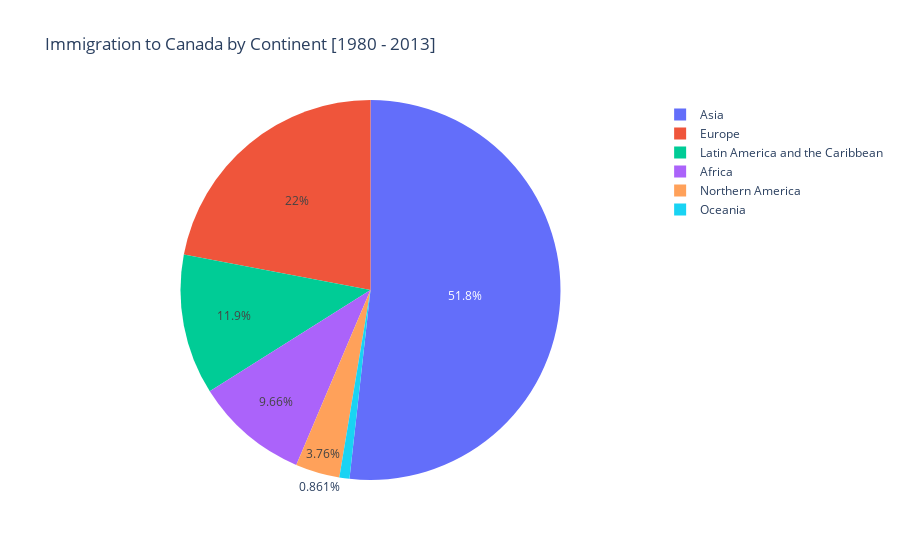

The notebook cell saved with this chart:
### Markdown cell above
# using plotly and cufflinks

### Code cell
import plotly.express as px
import numpy
 
# Random Data
random_x = df_continents['Total']
names = df_continents.index.to_list()
 
fig = px.pie(values=random_x, names=names,title="Immigration to Canada by Continent [1980 - 2013]")
fig.show()

### Figure 1 — Plotly figure (JSON) as saved in the notebook; plotly's stock layout.template omitted (floating-point values rounded to 4 significant figures)
{"data": [{"domain": {"x": [0, 1], "y": [0, 1]}, "hovertemplate": "label=%{label}<br>value=%{value}<extra></extra>", "labels": ["Africa", "Asia", "Europe", "Latin America and the Caribbean", "Northern America", "Oceania"], "legendgroup": "", "name": "", "showlegend": true, "type": "pie", "values": [618948, 3317794, 1410947, 765148, 241142, 55174]}], "layout": {"legend": {"tracegroupgap": 0}, "title": {"text": "Immigration to Canada by Continent [1980 - 2013]"}}}
